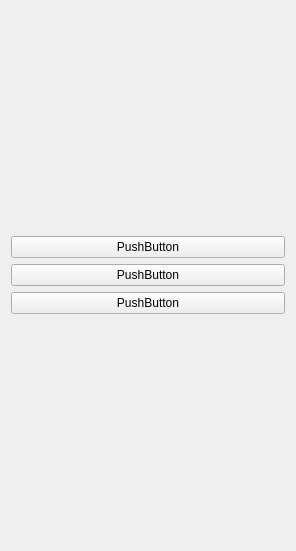
<?xml version="1.0" encoding="UTF-8"?>
<ui version="4.0">
 <class>SideBarMapControl</class>
 <widget class="QWidget" name="SideBarMapControl">
  <property name="geometry">
   <rect>
    <x>0</x>
    <y>0</y>
    <width>296</width>
    <height>551</height>
   </rect>
  </property>
  <property name="windowTitle">
   <string>Form</string>
  </property>
  <layout class="QVBoxLayout" name="verticalLayout_2">
   <item>
    <layout class="QVBoxLayout" name="verticalLayout">
     <item>
      <widget class="QPushButton" name="pushButton_2">
       <property name="text">
        <string>PushButton</string>
       </property>
      </widget>
     </item>
     <item>
      <widget class="QPushButton" name="pushButton_3">
       <property name="text">
        <string>PushButton</string>
       </property>
      </widget>
     </item>
     <item>
      <widget class="QPushButton" name="pushButton">
       <property name="text">
        <string>PushButton</string>
       </property>
      </widget>
     </item>
    </layout>
   </item>
  </layout>
 </widget>
 <resources/>
 <connections/>
</ui>
